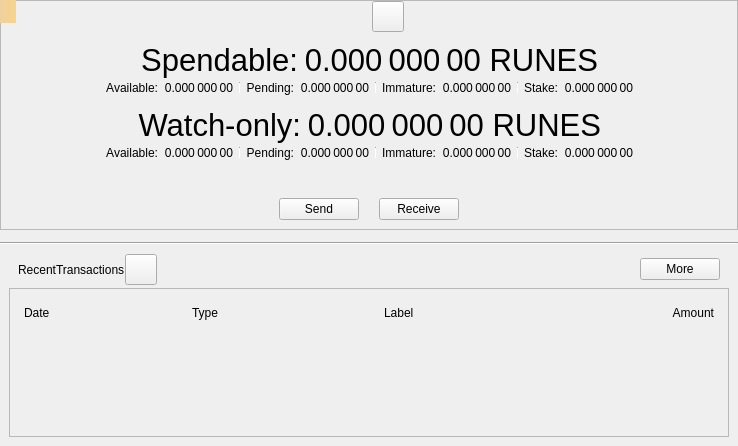
<?xml version="1.0" encoding="UTF-8"?>
<ui version="4.0">
 <class>OverviewPage</class>
 <widget class="QWidget" name="OverviewPage">
  <property name="geometry">
   <rect>
    <x>0</x>
    <y>0</y>
    <width>738</width>
    <height>446</height>
   </rect>
  </property>
  <property name="windowTitle">
   <string>Form</string>
  </property>
  <layout class="QVBoxLayout" name="verticalLayout_6">
   <property name="spacing">
    <number>0</number>
   </property>
   <property name="leftMargin">
    <number>0</number>
   </property>
   <property name="topMargin">
    <number>0</number>
   </property>
   <property name="rightMargin">
    <number>0</number>
   </property>
   <property name="bottomMargin">
    <number>0</number>
   </property>
   <item>
    <widget class="QFrame" name="frameBalances">
     <property name="frameShape">
      <enum>QFrame::StyledPanel</enum>
     </property>
     <property name="frameShadow">
      <enum>QFrame::Raised</enum>
     </property>
     <layout class="QVBoxLayout" name="verticalLayout_5">
      <property name="spacing">
       <number>0</number>
      </property>
      <property name="leftMargin">
       <number>0</number>
      </property>
      <property name="topMargin">
       <number>0</number>
      </property>
      <property name="rightMargin">
       <number>0</number>
      </property>
      <property name="bottomMargin">
       <number>0</number>
      </property>
      <item>
       <widget class="QWidget" name="widgetStatus" native="true">
        <layout class="QHBoxLayout" name="horizontalLayout_16">
         <property name="leftMargin">
          <number>0</number>
         </property>
         <property name="topMargin">
          <number>0</number>
         </property>
         <property name="rightMargin">
          <number>0</number>
         </property>
         <property name="bottomMargin">
          <number>0</number>
         </property>
         <item>
          <spacer name="horizontalSpacer_6">
           <property name="orientation">
            <enum>Qt::Horizontal</enum>
           </property>
           <property name="sizeHint" stdset="0">
            <size>
             <width>0</width>
             <height>20</height>
            </size>
           </property>
          </spacer>
         </item>
         <item>
          <widget class="QLabel" name="labelLogo">
           <property name="sizePolicy">
            <sizepolicy hsizetype="Fixed" vsizetype="Fixed">
             <horstretch>0</horstretch>
             <verstretch>0</verstretch>
            </sizepolicy>
           </property>
           <property name="minimumSize">
            <size>
             <width>32</width>
             <height>32</height>
            </size>
           </property>
          </widget>
         </item>
         <item>
          <widget class="QToolButton" name="labelWalletStatus">
           <property name="enabled">
            <bool>true</bool>
           </property>
           <property name="toolTip">
            <string>The displayed information may be out of date. Your wallet automatically synchronizes with the Runebase network after a connection is established, but this process has not completed yet.</string>
           </property>
           <property name="text">
            <string/>
           </property>
           <property name="icon">
            <iconset>
             <normaloff>:/icons/warning</normaloff>
             <disabledoff>:/icons/warning</disabledoff>:/icons/warning</iconset>
           </property>
           <property name="iconSize">
            <size>
             <width>24</width>
             <height>24</height>
            </size>
           </property>
           <property name="flat" stdset="0">
            <bool>false</bool>
           </property>
          </widget>
         </item>
         <item>
          <spacer name="horizontalSpacer_5">
           <property name="orientation">
            <enum>Qt::Horizontal</enum>
           </property>
           <property name="sizeHint" stdset="0">
            <size>
             <width>0</width>
             <height>20</height>
            </size>
           </property>
          </spacer>
         </item>
        </layout>
       </widget>
      </item>
      <item>
       <widget class="QWidget" name="widgetWallet" native="true">
        <layout class="QVBoxLayout" name="verticalLayout_2">
         <property name="spacing">
          <number>0</number>
         </property>
         <item>
          <widget class="QWidget" name="widgetTotal" native="true">
           <layout class="QHBoxLayout" name="horizontalLayout">
            <property name="leftMargin">
             <number>0</number>
            </property>
            <property name="topMargin">
             <number>0</number>
            </property>
            <property name="rightMargin">
             <number>0</number>
            </property>
            <property name="bottomMargin">
             <number>0</number>
            </property>
            <item>
             <spacer name="horizontalSpacer_7">
              <property name="orientation">
               <enum>Qt::Horizontal</enum>
              </property>
              <property name="sizeHint" stdset="0">
               <size>
                <width>0</width>
                <height>20</height>
               </size>
              </property>
             </spacer>
            </item>
            <item>
             <widget class="QLabel" name="labelSpendable">
              <property name="font">
               <font>
                <pointsize>23</pointsize>
               </font>
              </property>
              <property name="text">
               <string>Spendable:</string>
              </property>
              <property name="alignment">
               <set>Qt::AlignRight|Qt::AlignTrailing|Qt::AlignVCenter</set>
              </property>
             </widget>
            </item>
            <item>
             <widget class="QLabel" name="labelTotal">
              <property name="font">
               <font>
                <pointsize>23</pointsize>
               </font>
              </property>
              <property name="cursor">
               <cursorShape>IBeamCursor</cursorShape>
              </property>
              <property name="toolTip">
               <string>Your current total balance</string>
              </property>
              <property name="text">
               <string notr="true">0.000 000 00 RUNES</string>
              </property>
              <property name="alignment">
               <set>Qt::AlignRight|Qt::AlignTrailing|Qt::AlignVCenter</set>
              </property>
              <property name="textInteractionFlags">
               <set>Qt::LinksAccessibleByMouse|Qt::TextSelectableByMouse</set>
              </property>
             </widget>
            </item>
            <item>
             <spacer name="horizontalSpacer_8">
              <property name="orientation">
               <enum>Qt::Horizontal</enum>
              </property>
              <property name="sizeHint" stdset="0">
               <size>
                <width>0</width>
                <height>20</height>
               </size>
              </property>
             </spacer>
            </item>
           </layout>
          </widget>
         </item>
         <item>
          <layout class="QHBoxLayout" name="horizontalLayout_13">
           <property name="leftMargin">
            <number>0</number>
           </property>
           <property name="topMargin">
            <number>0</number>
           </property>
           <property name="rightMargin">
            <number>0</number>
           </property>
           <property name="bottomMargin">
            <number>0</number>
           </property>
           <item>
            <spacer name="horizontalSpacer_9">
             <property name="orientation">
              <enum>Qt::Horizontal</enum>
             </property>
             <property name="sizeHint" stdset="0">
              <size>
               <width>40</width>
               <height>20</height>
              </size>
             </property>
            </spacer>
           </item>
           <item>
            <widget class="QWidget" name="widgetBalance" native="true">
             <layout class="QHBoxLayout" name="horizontalLayout_2">
              <property name="leftMargin">
               <number>0</number>
              </property>
              <property name="topMargin">
               <number>0</number>
              </property>
              <property name="rightMargin">
               <number>0</number>
              </property>
              <property name="bottomMargin">
               <number>0</number>
              </property>
              <item>
               <widget class="QLabel" name="labelBalanceText">
                <property name="text">
                 <string>Available:</string>
                </property>
                <property name="alignment">
                 <set>Qt::AlignRight|Qt::AlignTrailing|Qt::AlignVCenter</set>
                </property>
               </widget>
              </item>
              <item>
               <widget class="QLabel" name="labelBalance">
                <property name="cursor">
                 <cursorShape>IBeamCursor</cursorShape>
                </property>
                <property name="toolTip">
                 <string>Your current spendable balance</string>
                </property>
                <property name="text">
                 <string notr="true">0.000 000 00</string>
                </property>
                <property name="alignment">
                 <set>Qt::AlignRight|Qt::AlignTrailing|Qt::AlignVCenter</set>
                </property>
                <property name="textInteractionFlags">
                 <set>Qt::LinksAccessibleByMouse|Qt::TextSelectableByMouse</set>
                </property>
               </widget>
              </item>
             </layout>
            </widget>
           </item>
           <item>
            <widget class="QWidget" name="widgetPending" native="true">
             <layout class="QHBoxLayout" name="horizontalLayout_3">
              <property name="leftMargin">
               <number>6</number>
              </property>
              <property name="topMargin">
               <number>0</number>
              </property>
              <property name="rightMargin">
               <number>0</number>
              </property>
              <property name="bottomMargin">
               <number>0</number>
              </property>
              <item>
               <widget class="Line" name="vLine">
                <property name="maximumSize">
                 <size>
                  <width>1</width>
                  <height>12</height>
                 </size>
                </property>
                <property name="orientation">
                 <enum>Qt::Vertical</enum>
                </property>
               </widget>
              </item>
              <item>
               <widget class="QLabel" name="labelPendingText">
                <property name="text">
                 <string>Pending:</string>
                </property>
                <property name="alignment">
                 <set>Qt::AlignRight|Qt::AlignTrailing|Qt::AlignVCenter</set>
                </property>
               </widget>
              </item>
              <item>
               <widget class="QLabel" name="labelUnconfirmed">
                <property name="cursor">
                 <cursorShape>IBeamCursor</cursorShape>
                </property>
                <property name="toolTip">
                 <string>Total of transactions that have yet to be confirmed, and do not yet count toward the spendable balance</string>
                </property>
                <property name="text">
                 <string notr="true">0.000 000 00</string>
                </property>
                <property name="alignment">
                 <set>Qt::AlignRight|Qt::AlignTrailing|Qt::AlignVCenter</set>
                </property>
                <property name="textInteractionFlags">
                 <set>Qt::LinksAccessibleByMouse|Qt::TextSelectableByMouse</set>
                </property>
               </widget>
              </item>
             </layout>
            </widget>
           </item>
           <item>
            <widget class="QWidget" name="widgetImmature" native="true">
             <layout class="QHBoxLayout" name="horizontalLayout_4">
              <property name="leftMargin">
               <number>6</number>
              </property>
              <property name="topMargin">
               <number>0</number>
              </property>
              <property name="rightMargin">
               <number>0</number>
              </property>
              <property name="bottomMargin">
               <number>0</number>
              </property>
              <item>
               <widget class="Line" name="vLine_2">
                <property name="maximumSize">
                 <size>
                  <width>1</width>
                  <height>12</height>
                 </size>
                </property>
                <property name="orientation">
                 <enum>Qt::Vertical</enum>
                </property>
               </widget>
              </item>
              <item>
               <widget class="QLabel" name="labelImmatureText">
                <property name="text">
                 <string>Immature:</string>
                </property>
                <property name="alignment">
                 <set>Qt::AlignRight|Qt::AlignTrailing|Qt::AlignVCenter</set>
                </property>
               </widget>
              </item>
              <item>
               <widget class="QLabel" name="labelImmature">
                <property name="cursor">
                 <cursorShape>IBeamCursor</cursorShape>
                </property>
                <property name="toolTip">
                 <string>Mined balance that has not yet matured</string>
                </property>
                <property name="text">
                 <string notr="true">0.000 000 00</string>
                </property>
                <property name="alignment">
                 <set>Qt::AlignRight|Qt::AlignTrailing|Qt::AlignVCenter</set>
                </property>
                <property name="textInteractionFlags">
                 <set>Qt::LinksAccessibleByMouse|Qt::TextSelectableByMouse</set>
                </property>
               </widget>
              </item>
             </layout>
            </widget>
           </item>
           <item>
            <widget class="QWidget" name="widgetStake" native="true">
             <layout class="QHBoxLayout" name="horizontalLayout_7">
              <property name="leftMargin">
               <number>6</number>
              </property>
              <property name="topMargin">
               <number>0</number>
              </property>
              <property name="rightMargin">
               <number>0</number>
              </property>
              <property name="bottomMargin">
               <number>0</number>
              </property>
              <item>
               <widget class="Line" name="vLine_3">
                <property name="maximumSize">
                 <size>
                  <width>1</width>
                  <height>12</height>
                 </size>
                </property>
                <property name="orientation">
                 <enum>Qt::Vertical</enum>
                </property>
               </widget>
              </item>
              <item>
               <widget class="QLabel" name="labelStakeText">
                <property name="text">
                 <string>Stake:</string>
                </property>
                <property name="alignment">
                 <set>Qt::AlignRight|Qt::AlignTrailing|Qt::AlignVCenter</set>
                </property>
               </widget>
              </item>
              <item>
               <widget class="QLabel" name="labelStake">
                <property name="text">
                 <string>0.000 000 00</string>
                </property>
                <property name="alignment">
                 <set>Qt::AlignRight|Qt::AlignTrailing|Qt::AlignVCenter</set>
                </property>
                <property name="textInteractionFlags">
                 <set>Qt::LinksAccessibleByMouse|Qt::TextSelectableByMouse</set>
                </property>
               </widget>
              </item>
             </layout>
            </widget>
           </item>
           <item>
            <spacer name="horizontalSpacer_10">
             <property name="orientation">
              <enum>Qt::Horizontal</enum>
             </property>
             <property name="sizeHint" stdset="0">
              <size>
               <width>40</width>
               <height>20</height>
              </size>
             </property>
            </spacer>
           </item>
          </layout>
         </item>
        </layout>
       </widget>
      </item>
      <item>
       <widget class="QWidget" name="widgetWatch" native="true">
        <layout class="QVBoxLayout" name="verticalLayout_4">
         <property name="spacing">
          <number>0</number>
         </property>
         <property name="topMargin">
          <number>0</number>
         </property>
         <property name="bottomMargin">
          <number>0</number>
         </property>
         <item>
          <widget class="QWidget" name="widgetWatchTotal" native="true">
           <layout class="QHBoxLayout" name="horizontalLayout_8">
            <property name="leftMargin">
             <number>0</number>
            </property>
            <property name="topMargin">
             <number>0</number>
            </property>
            <property name="rightMargin">
             <number>0</number>
            </property>
            <property name="bottomMargin">
             <number>0</number>
            </property>
            <item>
             <spacer name="horizontalSpacer_11">
              <property name="orientation">
               <enum>Qt::Horizontal</enum>
              </property>
              <property name="sizeHint" stdset="0">
               <size>
                <width>0</width>
                <height>20</height>
               </size>
              </property>
             </spacer>
            </item>
            <item>
             <widget class="QLabel" name="labelWatchonly">
              <property name="font">
               <font>
                <pointsize>23</pointsize>
               </font>
              </property>
              <property name="text">
               <string>Watch-only:</string>
              </property>
              <property name="alignment">
               <set>Qt::AlignRight|Qt::AlignTrailing|Qt::AlignVCenter</set>
              </property>
             </widget>
            </item>
            <item>
             <widget class="QLabel" name="labelWatchTotal">
              <property name="font">
               <font>
                <pointsize>23</pointsize>
               </font>
              </property>
              <property name="cursor">
               <cursorShape>IBeamCursor</cursorShape>
              </property>
              <property name="toolTip">
               <string>Current total balance in watch-only addresses</string>
              </property>
              <property name="text">
               <string notr="true">0.000 000 00 RUNES</string>
              </property>
              <property name="alignment">
               <set>Qt::AlignRight|Qt::AlignTrailing|Qt::AlignVCenter</set>
              </property>
              <property name="textInteractionFlags">
               <set>Qt::LinksAccessibleByMouse|Qt::TextSelectableByMouse</set>
              </property>
             </widget>
            </item>
            <item>
             <spacer name="horizontalSpacer_12">
              <property name="orientation">
               <enum>Qt::Horizontal</enum>
              </property>
              <property name="sizeHint" stdset="0">
               <size>
                <width>0</width>
                <height>20</height>
               </size>
              </property>
             </spacer>
            </item>
           </layout>
          </widget>
         </item>
         <item>
          <layout class="QHBoxLayout" name="horizontalLayout_14">
           <property name="leftMargin">
            <number>0</number>
           </property>
           <property name="rightMargin">
            <number>0</number>
           </property>
           <item>
            <spacer name="horizontalSpacer_13">
             <property name="orientation">
              <enum>Qt::Horizontal</enum>
             </property>
             <property name="sizeHint" stdset="0">
              <size>
               <width>0</width>
               <height>20</height>
              </size>
             </property>
            </spacer>
           </item>
           <item>
            <widget class="QWidget" name="widgetWatchAvailable" native="true">
             <layout class="QHBoxLayout" name="horizontalLayout_9">
              <property name="leftMargin">
               <number>0</number>
              </property>
              <property name="topMargin">
               <number>0</number>
              </property>
              <property name="rightMargin">
               <number>0</number>
              </property>
              <property name="bottomMargin">
               <number>0</number>
              </property>
              <item>
               <widget class="QLabel" name="labelWatchAvailableText">
                <property name="text">
                 <string>Available:</string>
                </property>
                <property name="alignment">
                 <set>Qt::AlignRight|Qt::AlignTrailing|Qt::AlignVCenter</set>
                </property>
               </widget>
              </item>
              <item>
               <widget class="QLabel" name="labelWatchAvailable">
                <property name="cursor">
                 <cursorShape>IBeamCursor</cursorShape>
                </property>
                <property name="toolTip">
                 <string>Your current balance in watch-only addresses</string>
                </property>
                <property name="text">
                 <string notr="true">0.000 000 00</string>
                </property>
                <property name="alignment">
                 <set>Qt::AlignRight|Qt::AlignTrailing|Qt::AlignVCenter</set>
                </property>
                <property name="textInteractionFlags">
                 <set>Qt::LinksAccessibleByMouse|Qt::TextSelectableByMouse</set>
                </property>
               </widget>
              </item>
             </layout>
            </widget>
           </item>
           <item>
            <widget class="QWidget" name="widgetWatchPending" native="true">
             <layout class="QHBoxLayout" name="horizontalLayout_10">
              <property name="leftMargin">
               <number>6</number>
              </property>
              <property name="topMargin">
               <number>0</number>
              </property>
              <property name="rightMargin">
               <number>0</number>
              </property>
              <property name="bottomMargin">
               <number>0</number>
              </property>
              <item>
               <widget class="Line" name="vLine_4">
                <property name="maximumSize">
                 <size>
                  <width>1</width>
                  <height>12</height>
                 </size>
                </property>
                <property name="orientation">
                 <enum>Qt::Vertical</enum>
                </property>
               </widget>
              </item>
              <item>
               <widget class="QLabel" name="labelWatchPendingText">
                <property name="text">
                 <string>Pending:</string>
                </property>
                <property name="alignment">
                 <set>Qt::AlignRight|Qt::AlignTrailing|Qt::AlignVCenter</set>
                </property>
               </widget>
              </item>
              <item>
               <widget class="QLabel" name="labelWatchPending">
                <property name="cursor">
                 <cursorShape>IBeamCursor</cursorShape>
                </property>
                <property name="toolTip">
                 <string>Unconfirmed transactions to watch-only addresses</string>
                </property>
                <property name="text">
                 <string notr="true">0.000 000 00</string>
                </property>
                <property name="alignment">
                 <set>Qt::AlignRight|Qt::AlignTrailing|Qt::AlignVCenter</set>
                </property>
                <property name="textInteractionFlags">
                 <set>Qt::LinksAccessibleByMouse|Qt::TextSelectableByMouse</set>
                </property>
               </widget>
              </item>
             </layout>
            </widget>
           </item>
           <item>
            <widget class="QWidget" name="widgetWatchImmature" native="true">
             <layout class="QHBoxLayout" name="horizontalLayout_11">
              <property name="leftMargin">
               <number>6</number>
              </property>
              <property name="topMargin">
               <number>0</number>
              </property>
              <property name="rightMargin">
               <number>0</number>
              </property>
              <property name="bottomMargin">
               <number>0</number>
              </property>
              <item>
               <widget class="Line" name="vLine_5">
                <property name="maximumSize">
                 <size>
                  <width>1</width>
                  <height>12</height>
                 </size>
                </property>
                <property name="orientation">
                 <enum>Qt::Vertical</enum>
                </property>
               </widget>
              </item>
              <item>
               <widget class="QLabel" name="labelWatchImmatureText">
                <property name="text">
                 <string>Immature:</string>
                </property>
                <property name="alignment">
                 <set>Qt::AlignRight|Qt::AlignTrailing|Qt::AlignVCenter</set>
                </property>
               </widget>
              </item>
              <item>
               <widget class="QLabel" name="labelWatchImmature">
                <property name="cursor">
                 <cursorShape>IBeamCursor</cursorShape>
                </property>
                <property name="toolTip">
                 <string>Mined balance in watch-only addresses that has not yet matured</string>
                </property>
                <property name="text">
                 <string notr="true">0.000 000 00</string>
                </property>
                <property name="alignment">
                 <set>Qt::AlignRight|Qt::AlignTrailing|Qt::AlignVCenter</set>
                </property>
                <property name="textInteractionFlags">
                 <set>Qt::LinksAccessibleByMouse|Qt::TextSelectableByMouse</set>
                </property>
               </widget>
              </item>
             </layout>
            </widget>
           </item>
           <item>
            <widget class="QWidget" name="widgetWatchStake" native="true">
             <layout class="QHBoxLayout" name="horizontalLayout_12">
              <property name="leftMargin">
               <number>6</number>
              </property>
              <property name="topMargin">
               <number>0</number>
              </property>
              <property name="rightMargin">
               <number>0</number>
              </property>
              <property name="bottomMargin">
               <number>0</number>
              </property>
              <item>
               <widget class="Line" name="vLine_6">
                <property name="maximumSize">
                 <size>
                  <width>1</width>
                  <height>12</height>
                 </size>
                </property>
                <property name="orientation">
                 <enum>Qt::Vertical</enum>
                </property>
               </widget>
              </item>
              <item>
               <widget class="QLabel" name="labelWatchStakeText">
                <property name="text">
                 <string>Stake:</string>
                </property>
                <property name="alignment">
                 <set>Qt::AlignRight|Qt::AlignTrailing|Qt::AlignVCenter</set>
                </property>
               </widget>
              </item>
              <item>
               <widget class="QLabel" name="labelWatchStake">
                <property name="text">
                 <string>0.000 000 00</string>
                </property>
                <property name="alignment">
                 <set>Qt::AlignRight|Qt::AlignTrailing|Qt::AlignVCenter</set>
                </property>
                <property name="textInteractionFlags">
                 <set>Qt::LinksAccessibleByMouse|Qt::TextSelectableByMouse</set>
                </property>
               </widget>
              </item>
             </layout>
            </widget>
           </item>
           <item>
            <spacer name="horizontalSpacer_14">
             <property name="orientation">
              <enum>Qt::Horizontal</enum>
             </property>
             <property name="sizeHint" stdset="0">
              <size>
               <width>0</width>
               <height>20</height>
              </size>
             </property>
            </spacer>
           </item>
          </layout>
         </item>
        </layout>
       </widget>
      </item>
      <item>
       <widget class="QWidget" name="widgetTransaction" native="true">
        <layout class="QHBoxLayout" name="horizontalLayout_15">
         <property name="spacing">
          <number>20</number>
         </property>
         <property name="topMargin">
          <number>35</number>
         </property>
         <item>
          <spacer name="horizontalSpacer_15">
           <property name="orientation">
            <enum>Qt::Horizontal</enum>
           </property>
           <property name="sizeHint" stdset="0">
            <size>
             <width>0</width>
             <height>20</height>
            </size>
           </property>
          </spacer>
         </item>
         <item>
          <widget class="RunebasePushButton" name="buttonSend">
           <property name="text">
            <string>Send</string>
           </property>
          </widget>
         </item>
         <item>
          <widget class="RunebasePushButton" name="buttonReceive">
           <property name="text">
            <string>Receive</string>
           </property>
          </widget>
         </item>
         <item>
          <spacer name="horizontalSpacer_16">
           <property name="orientation">
            <enum>Qt::Horizontal</enum>
           </property>
           <property name="sizeHint" stdset="0">
            <size>
             <width>0</width>
             <height>20</height>
            </size>
           </property>
          </spacer>
         </item>
        </layout>
       </widget>
      </item>
     </layout>
    </widget>
   </item>
   <item>
    <spacer name="verticalSpacer_5">
     <property name="orientation">
      <enum>Qt::Vertical</enum>
     </property>
     <property name="sizeType">
      <enum>QSizePolicy::Fixed</enum>
     </property>
     <property name="sizeHint" stdset="0">
      <size>
       <width>20</width>
       <height>12</height>
      </size>
     </property>
    </spacer>
   </item>
   <item>
    <widget class="Line" name="hLine">
     <property name="orientation">
      <enum>Qt::Horizontal</enum>
     </property>
    </widget>
   </item>
   <item>
    <spacer name="verticalSpacer_4">
     <property name="orientation">
      <enum>Qt::Vertical</enum>
     </property>
     <property name="sizeType">
      <enum>QSizePolicy::Fixed</enum>
     </property>
     <property name="sizeHint" stdset="0">
      <size>
       <width>20</width>
       <height>0</height>
      </size>
     </property>
    </spacer>
   </item>
   <item>
    <widget class="QWidget" name="widgetRecent" native="true">
     <layout class="QVBoxLayout" name="verticalLayout">
      <property name="spacing">
       <number>0</number>
      </property>
      <item>
       <layout class="QHBoxLayout" name="horizontalLayout_6">
        <property name="leftMargin">
         <number>9</number>
        </property>
        <property name="rightMargin">
         <number>9</number>
        </property>
        <property name="bottomMargin">
         <number>3</number>
        </property>
        <item>
         <widget class="QLabel" name="labelRecentTransactions">
          <property name="text">
           <string>RecentTransactions</string>
          </property>
         </widget>
        </item>
        <item>
         <widget class="QToolButton" name="labelTransactionsStatus">
          <property name="enabled">
           <bool>true</bool>
          </property>
          <property name="toolTip">
           <string>The displayed information may be out of date. Your wallet automatically synchronizes with the Runebase network after a connection is established, but this process has not completed yet.</string>
          </property>
          <property name="text">
           <string/>
          </property>
          <property name="icon">
           <iconset>
            <normaloff>:/icons/warning</normaloff>
            <disabledoff>:/icons/warning</disabledoff>:/icons/warning</iconset>
          </property>
          <property name="iconSize">
           <size>
            <width>24</width>
            <height>24</height>
           </size>
          </property>
          <property name="flat" stdset="0">
           <bool>false</bool>
          </property>
         </widget>
        </item>
        <item>
         <spacer name="horizontalSpacer_3">
          <property name="orientation">
           <enum>Qt::Horizontal</enum>
          </property>
          <property name="sizeHint" stdset="0">
           <size>
            <width>0</width>
            <height>20</height>
           </size>
          </property>
         </spacer>
        </item>
        <item>
         <widget class="QPushButton" name="showMoreButton">
          <property name="text">
           <string>More</string>
          </property>
         </widget>
        </item>
       </layout>
      </item>
      <item>
       <layout class="QVBoxLayout" name="verticalLayout_3">
        <item>
         <widget class="QFrame" name="frameRecentTransactions">
          <property name="frameShape">
           <enum>QFrame::StyledPanel</enum>
          </property>
          <property name="frameShadow">
           <enum>QFrame::Raised</enum>
          </property>
          <layout class="QVBoxLayout" name="verticalLayout_8">
           <item>
            <widget class="QWidget" name="widget_header" native="true">
             <layout class="QHBoxLayout" name="horizontalLayout_5">
              <property name="spacing">
               <number>5</number>
              </property>
              <property name="leftMargin">
               <number>5</number>
              </property>
              <property name="topMargin">
               <number>5</number>
              </property>
              <property name="rightMargin">
               <number>5</number>
              </property>
              <property name="bottomMargin">
               <number>5</number>
              </property>
              <item>
               <widget class="QLabel" name="labelDate">
                <property name="text">
                 <string>Date</string>
                </property>
               </widget>
              </item>
              <item>
               <widget class="QLabel" name="labelType">
                <property name="text">
                 <string>Type</string>
                </property>
               </widget>
              </item>
              <item>
               <spacer name="horizontalSpacer_2">
                <property name="orientation">
                 <enum>Qt::Horizontal</enum>
                </property>
                <property name="sizeType">
                 <enum>QSizePolicy::Fixed</enum>
                </property>
                <property name="sizeHint" stdset="0">
                 <size>
                  <width>25</width>
                  <height>20</height>
                 </size>
                </property>
               </spacer>
              </item>
              <item>
               <widget class="QLabel" name="labelAddress">
                <property name="text">
                 <string>Label</string>
                </property>
               </widget>
              </item>
              <item>
               <widget class="QLabel" name="labelAmount">
                <property name="text">
                 <string>Amount</string>
                </property>
                <property name="alignment">
                 <set>Qt::AlignRight|Qt::AlignTrailing|Qt::AlignVCenter</set>
                </property>
               </widget>
              </item>
             </layout>
            </widget>
           </item>
           <item>
            <widget class="QListView" name="listTransactions">
             <property name="styleSheet">
              <string notr="true">QListView { background: transparent; }</string>
             </property>
             <property name="frameShape">
              <enum>QFrame::NoFrame</enum>
             </property>
             <property name="verticalScrollBarPolicy">
              <enum>Qt::ScrollBarAlwaysOff</enum>
             </property>
             <property name="horizontalScrollBarPolicy">
              <enum>Qt::ScrollBarAlwaysOff</enum>
             </property>
            </widget>
           </item>
          </layout>
         </widget>
        </item>
       </layout>
      </item>
     </layout>
    </widget>
   </item>
  </layout>
  <widget class="QLabel" name="labelAlerts">
   <property name="geometry">
    <rect>
     <x>0</x>
     <y>0</y>
     <width>16</width>
     <height>23</height>
    </rect>
   </property>
   <property name="visible">
    <bool>false</bool>
   </property>
   <property name="styleSheet">
    <string notr="true">QLabel { background-color: qlineargradient(x1: 0, y1: 0, x2: 1, y2: 0, stop:0 #F0D0A0, stop:1 #F8D488); color:#000000; }</string>
   </property>
   <property name="wordWrap">
    <bool>true</bool>
   </property>
   <property name="margin">
    <number>3</number>
   </property>
   <property name="textInteractionFlags">
    <set>Qt::TextSelectableByMouse</set>
   </property>
  </widget>
 </widget>
 <customwidgets>
  <customwidget>
   <class>RunebasePushButton</class>
   <extends>QPushButton</extends>
   <header>qt/runebasepushbutton.h</header>
  </customwidget>
 </customwidgets>
 <resources/>
 <connections/>
</ui>
